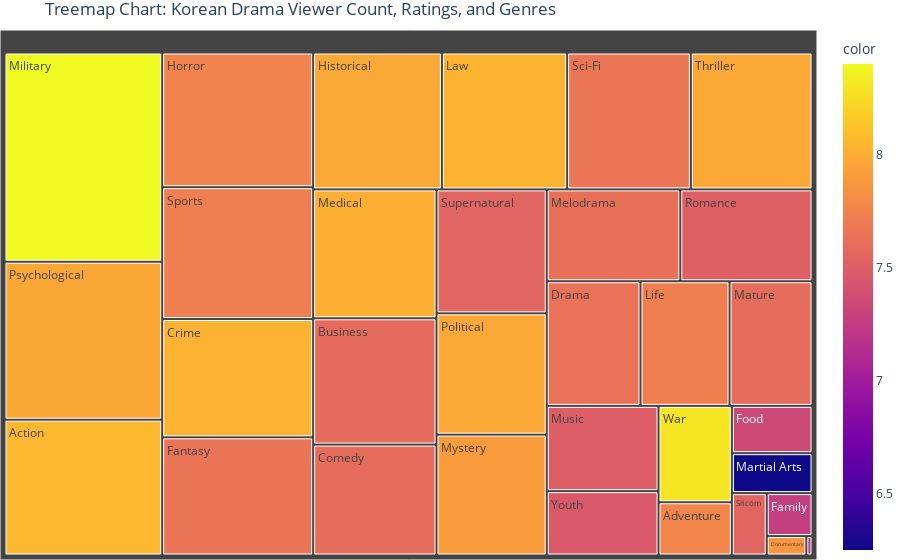

Here is the notebook cell this chart was saved with:
### Markdown cell above
#### Relationship between Korean Drama Genres, Viewer Count, and Ratings (Using Treemap)

### Code cell
# Membuat treemap untuk menggambarkan hubungan antara genre K-Drama dengan jumlah penonton dan rating-nya

# Membuat tabel rata-rata rating dan jumlah penonton K-Drama berdasarkan genre
avg = df_1nf.groupby('genres')[['tot_user_score','tot_watched']].mean().reset_index()

# Membuat treemap berdasarkan rata-rata rating dan jumlah penonton K-Drama dari setiap genre
fig = px.treemap(avg, 
                 path=['genres'],  # Buat level berdasarkan genre
                 values=avg_watch['tot_watched'],  # Buat besar tiap kotak berdasarkan jumlah penonton
                 color=avg_rating['tot_user_score'])  # Buat skala warna berdasarkan rating user

# Memberikan judul diagram treemap
fig.update_layout(
    title='Treemap Chart: Korean Drama Viewer Count, Ratings, and Genres',
    margin=dict(l=0, r=0, b=0, t=30),  # Adjust the margins
)

# Tampilkan diagram treemap
fig.show()

### Figure 1 — Plotly figure (JSON) as saved in the notebook; plotly's stock layout.template omitted (floating-point values rounded to 4 significant figures)
{"data": [{"branchvalues": "total", "customdata": [[8.063], [7.759], [7.588], [7.599], [8.033], [7.86], [7.638], [7.266], [7.654], [7.344], [7.976], [7.752], [8.036], [7.722], [6.25], [7.6], [8.011], [7.622], [8.4], [7.496], [7.905], [7.974], [7.968], [7.511], [7.661], [7.542], [7.717], [7.549], [7.972], [7.22], [8.3], [7.46]], "domain": {"x": [0, 1], "y": [0, 1]}, "hovertemplate": "labels=%{label}<br>value=%{value}<br>parent=%{parent}<br>id=%{id}<br>color=%{color}<extra></extra>", "ids": ["Action", "Adventure", "Business", "Comedy", "Crime", "Documentary", "Drama", "Family", "Fantasy", "Food", "Historical", "Horror", "Law", "Life", "Martial Arts", "Mature", "Medical", "Melodrama", "Military", "Music", "Mystery", "Political", "Psychological", "Romance", "Sci-Fi", "Sitcom", "Sports", "Supernatural", "Thriller", "Tokusatsu", "War", "Youth"], "labels": ["Action", "Adventure", "Business", "Comedy", "Crime", "Documentary", "Drama", "Family", "Fantasy", "Food", "Historical", "Horror", "Law", "Life", "Martial Arts", "Mature", "Medical", "Melodrama", "Military", "Music", "Mystery", "Political", "Psychological", "Romance", "Sci-Fi", "Sitcom", "Sports", "Supernatural", "Thriller", "Tokusatsu", "War", "Youth"], "marker": {"coloraxis": "coloraxis", "colors": [8.063, 7.759, 7.588, 7.599, 8.033, 7.86, 7.638, 7.266, 7.654, 7.344, 7.976, 7.752, 8.036, 7.722, 6.25, 7.6, 8.011, 7.622, 8.4, 7.496, 7.905, 7.974, 7.968, 7.511, 7.661, 7.542, 7.717, 7.549, 7.972, 7.22, 8.3, 7.46]}, "name": "", "parents": ["", "", "", "", "", "", "", "", "", "", "", "", "", "", "", "", "", "", "", "", "", "", "", "", "", "", "", "", "", "", "", ""], "type": "treemap", "values": [26840.0, 4893.0, 19520.0, 17140.0, 22370.0, 963.6, 14640.0, 2465.0, 22360.0, 4780.0, 22080.0, 25480.0, 21480.0, 13910.0, 4034.0, 12950.0, 19920.0, 15370.0, 41340.0, 11950.0, 16700.0, 16760.0, 31210.0, 15220.0, 21220.0, 2726.0, 24940.0, 17120.0, 20860.0, 150.2, 8860, 9015.0]}], "layout": {"coloraxis": {"colorbar": {"title": {"text": "color"}}, "colorscale": [[0, "#0d0887"], [0.1111, "#46039f"], [0.2222, "#7201a8"], [0.3333, "#9c179e"], [0.4444, "#bd3786"], [0.5556, "#d8576b"], [0.6667, "#ed7953"], [0.7778, "#fb9f3a"], [0.8889, "#fdca26"], [1, "#f0f921"]]}, "legend": {"tracegroupgap": 0}, "margin": {"b": 0, "l": 0, "r": 0, "t": 30}, "title": {"text": "Treemap Chart: Korean Drama Viewer Count, Ratings, and Genres"}}}
